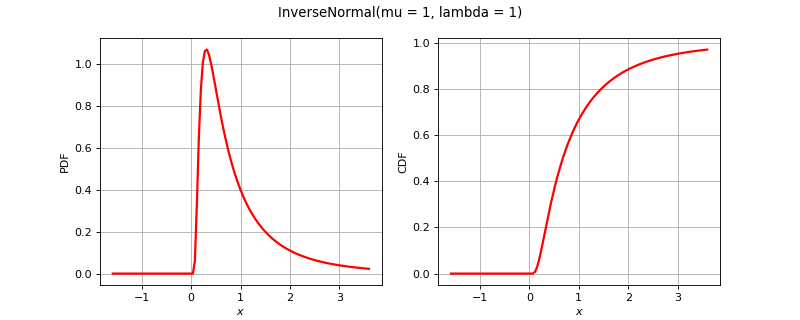

Write Python code to recreate this figure.
import openturns as ot
from matplotlib import pyplot as plt
from openturns.viewer import View
title = None
if ot.InverseNormal().__class__.__name__ == 'Bernoulli':
    distribution = ot.Bernoulli(0.7)
elif ot.InverseNormal().__class__.__name__ == 'Binomial':
    distribution = ot.Binomial(5, 0.2)
elif ot.InverseNormal().__class__.__name__ == 'Hypergeometric':
    distribution = ot.Hypergeometric(10, 4, 7)
elif ot.InverseNormal().__class__.__name__ == 'CumulativeDistributionNetwork':
    coll = [ot.Normal(2),ot.Dirichlet([0.5, 1.0, 1.5])]
    distribution = ot.CumulativeDistributionNetwork(coll, ot.BipartiteGraph([[0,1], [0,1]]))
elif ot.InverseNormal().__class__.__name__ == 'Histogram':
    distribution = ot.Histogram([-1.0, 0.5, 1.0, 2.0], [0.45, 0.4, 0.15])
elif ot.InverseNormal().__class__.__name__ == 'KernelMixture':
    kernel = ot.Uniform()
    sample = ot.Normal().getSample(5)
    bandwidth = [1.0]
    distribution = ot.KernelMixture(kernel, bandwidth, sample)
elif ot.InverseNormal().__class__.__name__ == 'MaximumDistribution':
    coll = [ot.Uniform(2.5, 3.5), ot.LogUniform(1.0, 1.2), ot.Triangular(2.0, 3.0, 4.0)]
    distribution = ot.MaximumDistribution(coll)
elif ot.InverseNormal().__class__.__name__ == 'Multinomial':
    distribution = ot.Multinomial(5, [0.2])
elif ot.InverseNormal().__class__.__name__ == 'RandomMixture':
    coll = [ot.Triangular(0.0, 1.0, 5.0), ot.Uniform(-2.0, 2.0)]
    weights = [0.8, 0.2]
    cst = 3.0
    distribution = ot.RandomMixture(coll, weights, cst)
elif ot.InverseNormal().__class__.__name__ == 'TruncatedDistribution':
    distribution = ot.TruncatedDistribution(ot.Normal(2.0, 1.5), 1.0, 4.0)
elif ot.InverseNormal().__class__.__name__ == 'UserDefined':
    distribution = ot.UserDefined([[1.0], [2.0], [3.0]], [0.4, 0.5, 1.0])
elif ot.InverseNormal().__class__.__name__ == 'ZipfMandelbrot':
    distribution = ot.ZipfMandelbrot(10, 2.5, 0.3)
elif ot.InverseNormal().__class__.__name__ == 'Normal':
    cov = ot.CovarianceMatrix([[1.0, -0.5], [-0.5, 1.0]])
    distribution = ot.Normal([0.0, 0.0], cov)
    title = "Normal dist. with correlation coefficient {}".format(cov[0, 1])
else:
    distribution = ot.InverseNormal()

dimension = distribution.getDimension()
if title is None:
    title = str(distribution)[:100].split('\n')[0]
if dimension == 1:
    distribution.setDescription(['$x$'])
    pdf_graph = distribution.drawPDF()
    cdf_graph = distribution.drawCDF()
    fig = plt.figure(figsize=(10, 4))
    pdf_axis = fig.add_subplot(121)
    cdf_axis = fig.add_subplot(122)
    View(pdf_graph, figure=fig, axes=[pdf_axis], add_legend=False)
    View(cdf_graph, figure=fig, axes=[cdf_axis], add_legend=False)
    fig.suptitle(title)
elif dimension == 2:
    grid = ot.GridLayout(1, 2)
    pdf_graph = distribution.drawPDF()
    pdf_graph.setLegends([''])
    cdf_graph = distribution.drawCDF()
    cdf_graph.setLegends([''])
    grid.setGraph(0, 0, pdf_graph)
    grid.setGraph(0, 1, cdf_graph)
    grid.setTitle(title)
    fig = View(grid).getFigure()
    fig.axes[0].set_title('PDF')
    fig.axes[1].set_title('CDF')
